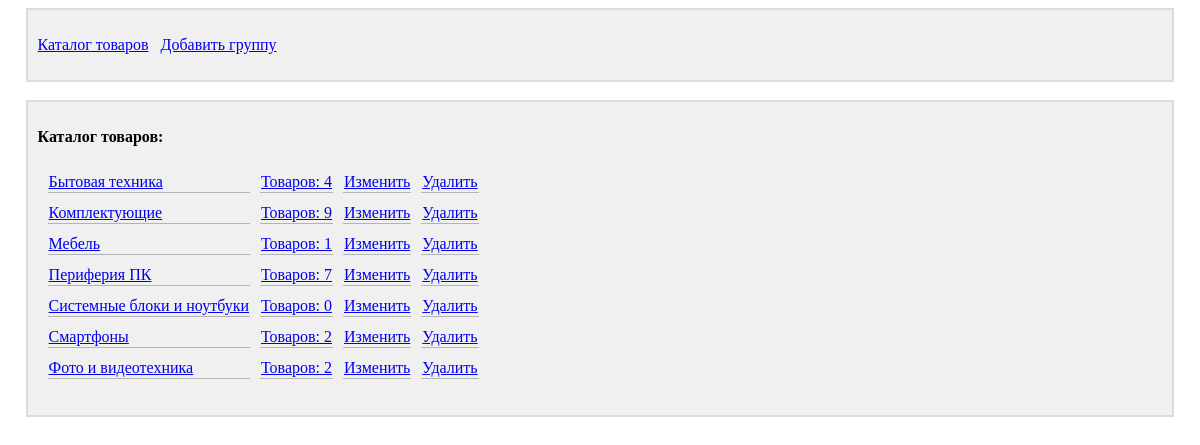
Page /groups_list/ on the committed database.
### main/models.py (models this page shows)
class Group(models.Model):
    title = models.CharField(max_length=50, unique=True, verbose_name='Группа')
    parent_group = models.ForeignKey('self', on_delete=models.CASCADE, verbose_name='Корневая группа', null=True,
                                     blank=True)
    def get_product_count(self):
        product_count = Product.objects.filter(group=self).count()
        sub_groups = Group.objects.filter(parent_group=self)
        for sub_group in sub_groups:
            product_count += sub_group.get_product_count()
        return product_count
    def is_root_group(self):
        return self.parent_group is None
    def __str__(self):
        return self.title
    class Meta:
        verbose_name = 'Группа'
        verbose_name_plural = 'Группы'
        ordering = ['title']

### main/views.py (the view)
# urls.py: path('groups_list/', groups_list, name='groups_list'),
def groups_list(request):
    if 'group_id' not in request.GET:
        current_group = Group.objects.get(parent_group=None)
    else:
        try:
            current_group = Group.objects.get(pk=request.GET['group_id'])
        except (Group.DoesNotExist, Group.MultipleObjectsReturned):
            return HttpResponseBadRequest()
    sub_groups = Group.objects.filter(parent_group=current_group)
    root_group = current_group.parent_group
    context = {'current_group': current_group, 'sub_groups': sub_groups, 'root_group': root_group}
    return render(request, 'main/groups_list.html', context)

### main/templates/main/groups_list.html (shortened to what this page needs)
{% extends 'layout/basic.html' %}
{% block header %}
    <div class="block">
        <p>
            <a href="{% url 'products_list' %}">Каталог товаров</a>
            <a href="{% url 'create_group' %}?root_group_id={{ current_group.id }}">Добавить группу</a>
        </p>
    </div>
    <br>
{% endblock %}
{% block content %}
    <div class="block">
        <p>
            {% if current_group.is_root_group %}
                <b>Каталог товаров:</b>
            {% else %}
                <b>Категория: {{ current_group }}</b>
            {% endif %}
            <br>
        </p>
        <p>
            {% if sub_groups|length != 0 %}
                <table class="table_view">
                    {% for sub_group in sub_groups %}
                        <tr>
                            <td class="cell_border">
                                <a href="{% url 'groups_list' %}?group_id={{ sub_group.pk }}">
                                    {{ sub_group }}
                                </a>
                            </td>
                            <td class="cell_border">
                                <a href="{% url 'products_list' %}?group_id={{ sub_group.pk }}">
                                    Товаров: {{ sub_group.get_product_count }}
                                </a>
                            </td>
                            <td class="cell_border">
                                <a href="{% url 'edit_group' %}?group_id={{ sub_group.pk }}">
                                    Изменить
                                </a>
                            </td>
                            <td class="cell_border">
                                <a href="{% url 'remove_group' %}?group_id={{ sub_group.pk }}">
                                    Удалить
                                </a>
                            </td>
                        </tr>
                    {% endfor %}
                </table>
            {% else %}
                нет подкатегорий...
            {% endif %}
        </p>
    </div>
{% endblock %}

### main/static/main/style.css (style rules this page uses)
div.block { background-color: RGB(240, 240, 240); border: 2px solid RGB(220, 220, 220); padding: 10px; margin-left: auto; margin-right: auto; width: 95%; }
table.table_view { border-spacing: 10px; }
td.cell_border { border-bottom: 1px solid RGB(180, 180, 180); }

### rows in the picture
Group: title "Бытовая техника", get_product_count "4"
Group: title "Комплектующие", get_product_count "9"
Group: title "Мебель", get_product_count "1"
Group: title "Периферия ПК", get_product_count "7"
Group: title "Системные блоки и ноутбуки", get_product_count "0"
Group: title "Смартфоны", get_product_count "2"
Group: title "Фото и видеотехника", get_product_count "2"
